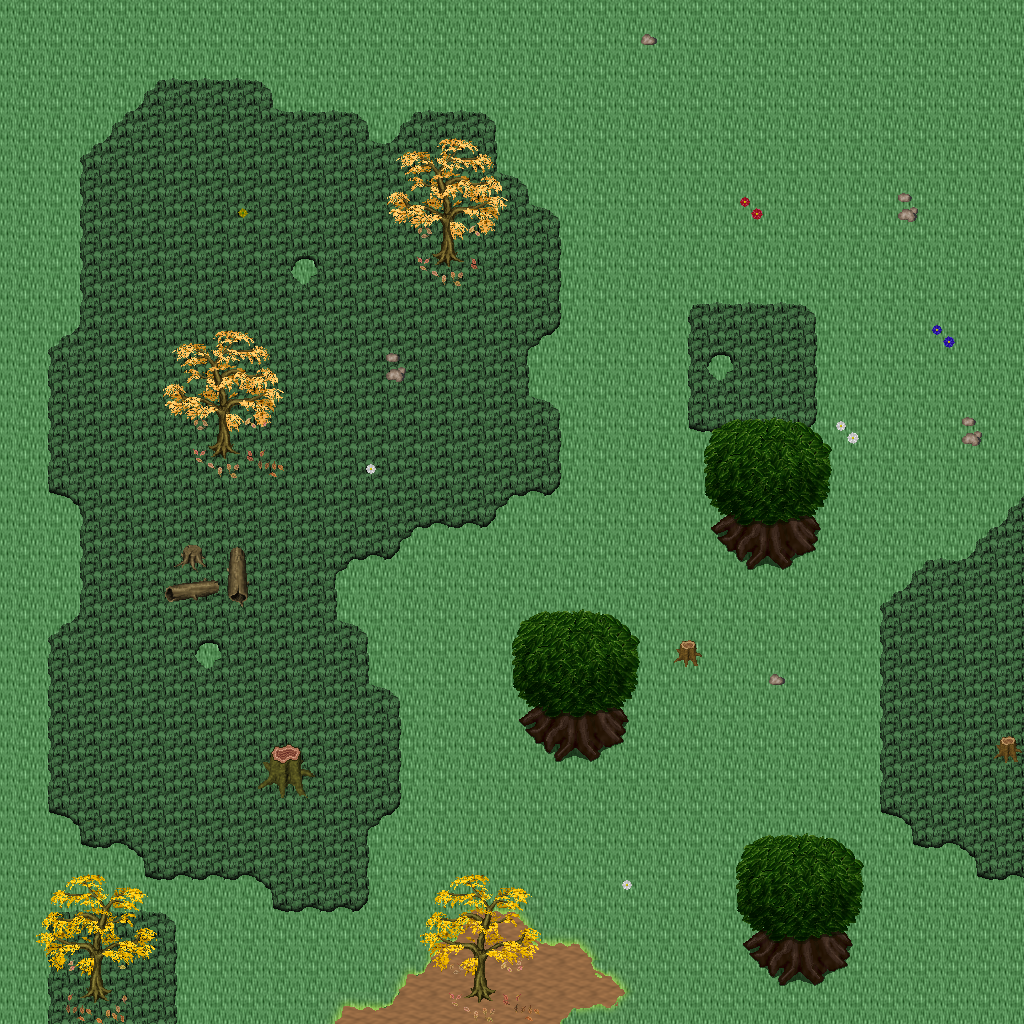

Below is a game level as drawn by its tile map, then a one-line description and the .tmx that defines it (tile-layer data replaced by summaries):
An orthogonal 32x32 tile map with 32x32 px tiles, 5 tile layers (Ground, Objects, Objects2, Above, ...), 1 hidden layer not drawn, 20 tilesets.

<map version="1.10" tiledversion="1.11.0" orientation="orthogonal" renderorder="right-down" width="32" height="32" tilewidth="32" tileheight="32" infinite="0" nextlayerid="11" nextobjectid="1">
 <tileset firstgid="1" name="logic_collision" tilewidth="32" tileheight="32" tilecount="1" columns="1">
  <image source="../drawable/logic_collision.png" width="32" height="32" />
 </tileset>
 <tileset firstgid="2" name="ground_ground" tilewidth="32" tileheight="32" tilecount="33" columns="3">
  <image source="../drawable/ground_ground.png" width="96" height="352" />
 </tileset>
 <tileset firstgid="35" name="ground_rock_pebbles" tilewidth="32" tileheight="32" tilecount="3" columns="1">
  <image source="../drawable/ground_rock_pebbles.png" width="32" height="96" />
 </tileset>
 <tileset firstgid="38" name="ground_grass_corners" tilewidth="32" tileheight="32" tilecount="24" columns="6">
  <image source="../drawable/ground_grass_corners.png" width="192" height="128" />
 </tileset>
 <tileset firstgid="62" name="ground_grass_edges" tilewidth="32" tileheight="32" tilecount="36" columns="12">
  <image source="../drawable/ground_grass_edges.png" width="384" height="96" />
 </tileset>
 <tileset firstgid="98" name="ground_grass_2" tilewidth="32" tileheight="32" tilecount="21" columns="3">
  <image source="../drawable/ground_grass_2.png" width="96" height="224" />
 </tileset>
 <tileset firstgid="119" name="plant_leaves" tilewidth="32" tileheight="32" tilecount="8" columns="4">
  <image source="../drawable/plant_leaves.png" width="128" height="64" />
 </tileset>
 <tileset firstgid="127" name="plant_tree_tree_darkgreen" tilewidth="32" tileheight="32" tilecount="88" columns="8">
  <image source="../drawable/plant_tree_tree_darkgreen.png" width="256" height="352" />
 </tileset>
 <tileset firstgid="215" name="plant_tree_fall_trees" tilewidth="32" tileheight="32" tilecount="40" columns="8">
  <image source="../drawable/plant_tree_fall_trees.png" width="256" height="160" />
 </tileset>
 <tileset firstgid="255" name="plant_tree_pine_tree" tilewidth="32" tileheight="32" tilecount="20" columns="4">
  <image source="../drawable/plant_tree_pine_tree.png" width="128" height="160" />
 </tileset>
 <tileset firstgid="275" name="plant_stump_hollow_logs" tilewidth="32" tileheight="32" tilecount="6" columns="3">
  <image source="../drawable/plant_stump_hollow_logs.png" width="96" height="64" />
 </tileset>
 <tileset firstgid="281" name="plant_stump_small_stump" tilewidth="32" tileheight="32" tilecount="4" columns="2">
  <image source="../drawable/plant_stump_small_stump.png" width="64" height="64" />
 </tileset>
 <tileset firstgid="285" name="plant_stump_stump_purple" tilewidth="32" tileheight="32" tilecount="4" columns="2">
  <image source="../drawable/plant_stump_stump_purple.png" width="64" height="64" />
 </tileset>
 <tileset firstgid="289" name="plant_flower_daisy_blue" tilewidth="32" tileheight="32" tilecount="8" columns="2">
  <image source="../drawable/plant_flower_daisy_blue.png" width="64" height="128" />
 </tileset>
 <tileset firstgid="297" name="plant_flower_daisy_red" tilewidth="32" tileheight="32" tilecount="8" columns="2">
  <image source="../drawable/plant_flower_daisy_red.png" width="64" height="128" />
 </tileset>
 <tileset firstgid="305" name="plant_flower_daisy_white" tilewidth="32" tileheight="32" tilecount="8" columns="2">
  <image source="../drawable/plant_flower_daisy_white.png" width="64" height="128" />
 </tileset>
 <tileset firstgid="313" name="plant_flower_daisy_yellow" tilewidth="32" tileheight="32" tilecount="8" columns="2">
  <image source="../drawable/plant_flower_daisy_yellow.png" width="64" height="128" />
 </tileset>
 <tileset firstgid="321" name="logic_creature_animal" tilewidth="32" tileheight="32" tilecount="32" columns="8">
  <image source="../drawable/logic_creature_animal.png" width="256" height="128" />
 </tileset>
 <tileset firstgid="353" name="logic_creature_reptile" tilewidth="32" tileheight="32" tilecount="7" columns="7">
  <image source="../drawable/logic_creature_reptile.png" width="224" height="32" />
 </tileset>
 <tileset firstgid="360" name="logic_creature_fowl" tilewidth="32" tileheight="32" tilecount="6" columns="6">
  <image source="../drawable/logic_creature_fowl.png" width="192" height="32" />
 </tileset>
 <layer id="1" name="Ground" width="32" height="32">
  <data>[1024 cells, 1024 non-empty, 3 distinct tile ids]</data>
 </layer>
 <layer id="2" name="Objects" width="32" height="32">
  <data>[1024 cells, 198 non-empty, 42 distinct tile ids]</data>
 </layer>
 <layer id="3" name="Objects2" width="32" height="32">
  <data>[1024 cells, 38 non-empty, 16 distinct tile ids]</data>
 </layer>
 <layer id="4" name="Above" width="32" height="32">
  <data>[1024 cells, 102 non-empty, 46 distinct tile ids]</data>
 </layer>
 <layer id="5" name="Above2" width="32" height="32">
  <data>[1024 cells, 0 non-empty, 0 distinct tile ids]</data>
 </layer>
 <layer id="6" name="Walkable" width="32" height="32" visible="0">
  <data>[1024 cells, 36 non-empty, 1 distinct tile ids]</data>
 </layer>
 <objectgroup id="7" name="Mapevents" />
 <objectgroup id="8" name="Spawn" />
 <objectgroup id="9" name="Keys" />
 <objectgroup id="10" name="Replace" />
</map>
